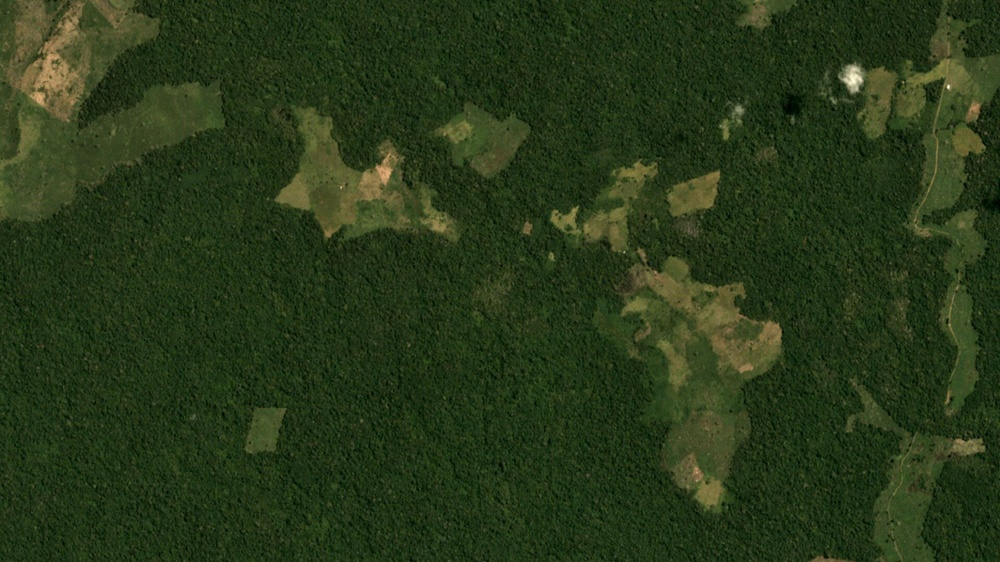
#> input picture 3 - Histogram and Color Segmentation/forest.jpg, 1000 x 562 px, shrunk from 1920 x 1080 before the run
$ python forest_segmentation.py
#> lines starting #> are read from the running program, lines starting #| are printed output that depends on the picture; after the words box and inside, x2 and y2 are one past the last pixel; in counts of white or black regions, pixels touching at a corner belong together
import cv2
import numpy as np
import matplotlib.pyplot as plt

plt.rcParams['image.cmap'] = 'gray'

img = cv2.imread('forest.jpg', cv2.IMREAD_COLOR)
#> img is the input picture: shape (562, 1000, 3); mean B, G, R 25, 56.2, 40.2

# --- Histogram analysis for accurage RGB masking for green

# histB = cv2.calcHist([img], [0], None, [256], [0,255])
# histG = cv2.calcHist([img], [1], None, [256], [0,255])
# histR = cv2.calcHist([img], [2], None, [256], [0,255])

# fig, axs = plt.subplots(3)
# fig.suptitle("Forest histogram images")
# fig.tight_layout()

# axs[0].plot(histB)
# axs[0].set_title('Blue')

# axs[1].plot(histG)
# axs[1].set_title('Green')

# axs[2].plot(histR)
# axs[2].set_title('Red')
# plt.subplots_adjust(wspace=0.5, hspace=1)

# --- From histogram analysis, a majority of the Green values are between 40 to 60

BGR_lb = np.array([0, 40, 0], np.uint8)
BGR_ub = np.array([255, 70, 255], np.uint8)

mask_BGR = cv2.inRange(img, BGR_lb, BGR_ub)
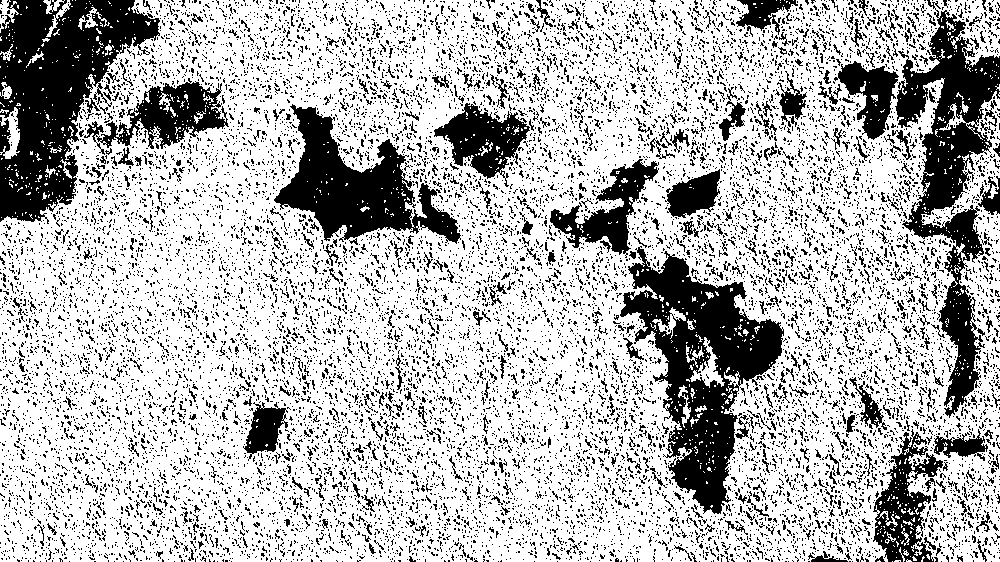
#> mask_BGR: shape (562, 1000); 72% white; 15366 black regions (14804 under 20 px), largest, box (x1, y1, x2, y2) and area: (0, 0, 160, 224) 18411, (620, 246, 784, 514) 17424, (895, 0, 1000, 418) 14725

# Calculating percentage of forest using mask

c = cv2.countNonZero(mask_BGR)
#> c = 404921

t = img.shape[0] * img.shape[1]
#> t = 562000

percentage = round((c / t) * 100, 2)
#> percentage = 72.05

fig = plt.figure(figsize = (20, 20))

ax = fig.add_subplot(1, 2, 1)
plt.imshow(img[:, :, ::-1])
ax.set_title('Original')

ax = fig.add_subplot(1, 2, 2)
plt.imshow(mask_BGR, cmap = 'gray')
ax.set_title('Color Segmented in Green Channel: ' + str(percentage) + '%')

plt.show()
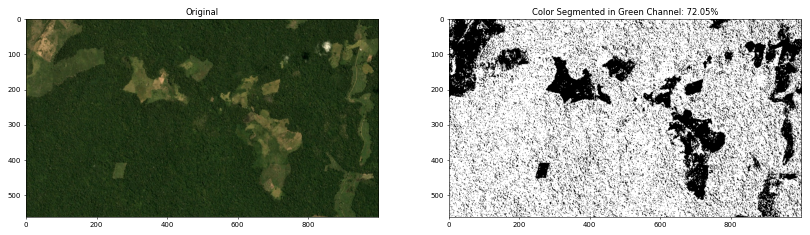
#> figure drawn by matplotlib, 2 panels
